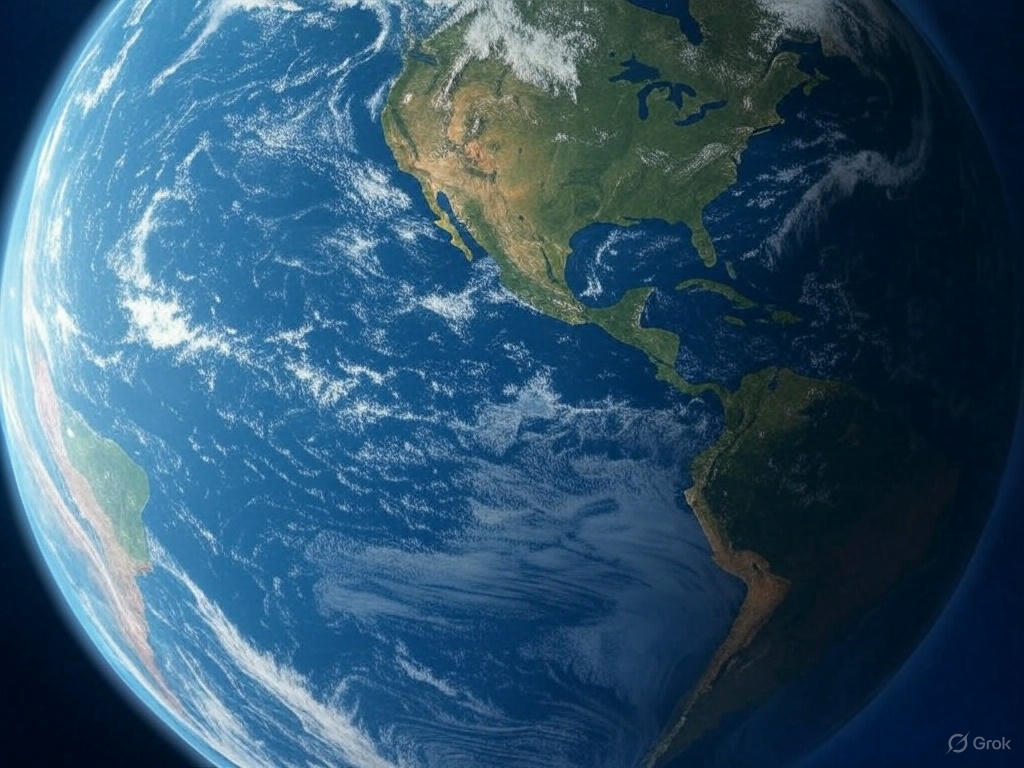
#> input picture self-study/basics/greyscaling/earth.jpg, 1024 x 768 px, found by its file name
$ python rgb2grey.py
#> lines starting #> are read from the running program, lines starting #| are printed output that depends on the picture
# importing necessary library
import cv2
import numpy as np

image = cv2.imread("self-study/basics/greyscaling/earth.jpg") # loading the image
#> image is the input picture: shape (768, 1024, 3); mean B, G, R 109, 84.8, 50.4
rgb_image = cv2.cvtColor(image, cv2.COLOR_BGR2RGB) # by default cv loads in BGR channel

# convert to greyscale
greyscaled_image = np.dot(rgb_image[...,:3],[0.299, 0.587, 0.114]).astype(np.uint8)
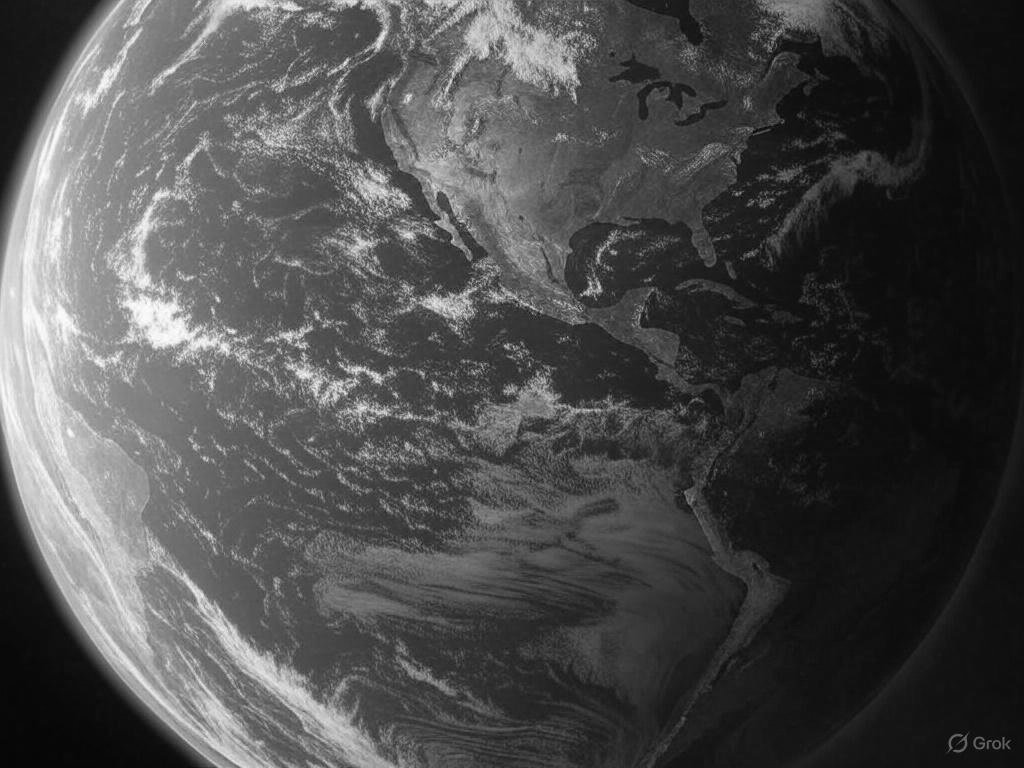
#> greyscaled_image: shape (768, 1024); min 5, max 253, mean 76.9

# show the image
cv2.imshow("Image",image)
cv2.imshow("Greyscaled Image",greyscaled_image)
cv2.waitKey(0)
cv2.destroyAllWindows()

# saving the greyscale image
cv2.imwrite("self-study/basics/greyscaling/greyscaled_image.jpg",greyscaled_image)
